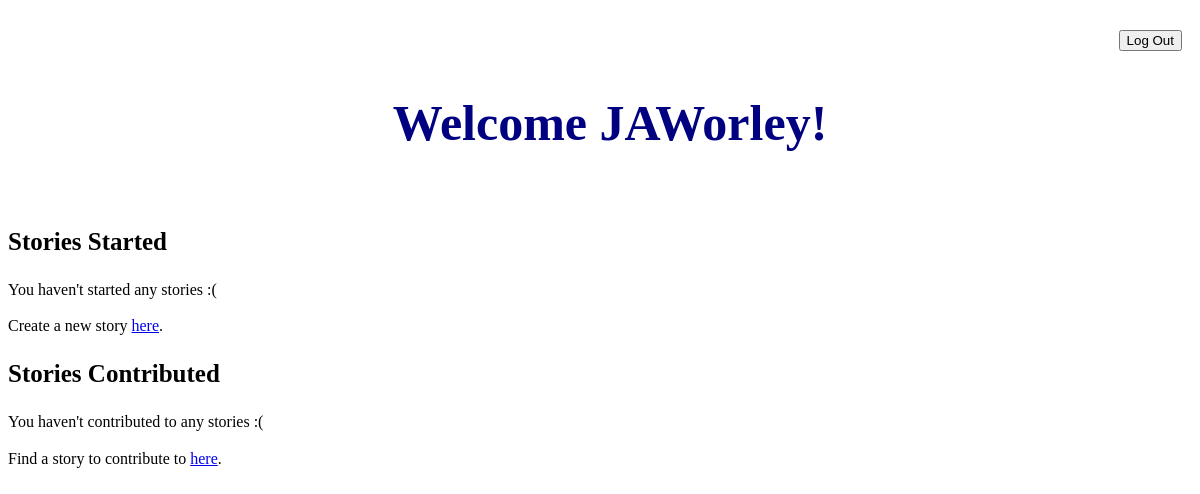
The app's page /index (signed in), older data.
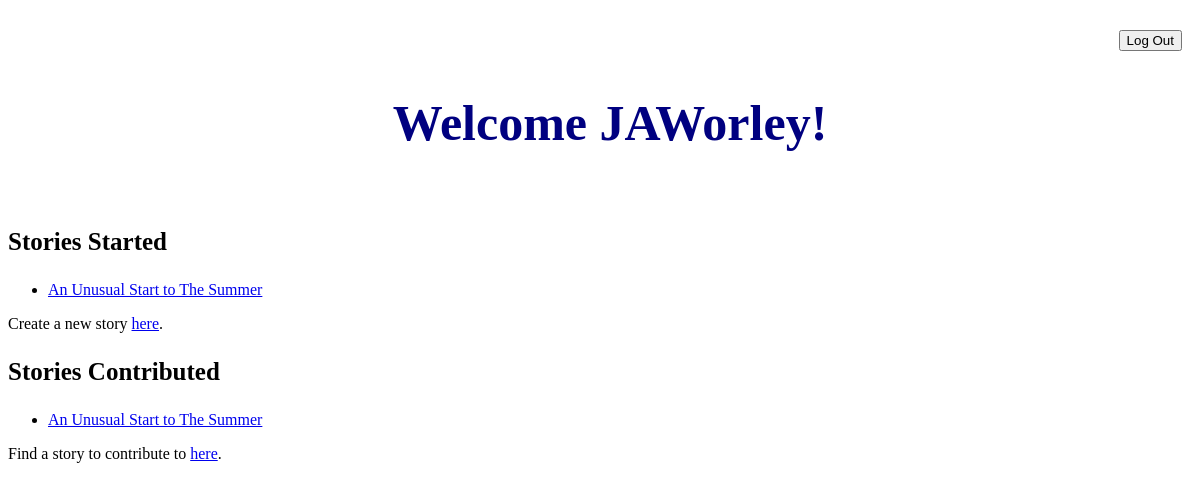
The same page, newer data.
### tables this page shows
CREATE TABLE stories (
                    storyID     INTEGER PRIMARY KEY,
                    title       TEXT,
                    summary     TEXT,
                    usrID       INTEGER
                );

### __init__.py (the view)
@app.route("/")
@app.route("/index")
def index():
    if 'username' in session:
        '''Get the stories they've contributed to via user id
            preferably in a certain type of format (probs make sep method for this)'''
        return render_template(
            "homepage.html",
            username = session['username'],
            currUsrSess = currentUser(session['user_id'])
        )
    '''If not logged in redirected to guest page'''
    return render_template("landing_site.html")

### cheats.py (called while the page is built)
def execute(command):
    with sqlite3.connect(DB_FILE) as db:
            c = db.cursor()
            result = c.execute(command)
            db.commit()
    return result

### currentUser.py (called while the page is built)
    def get_stories(self):
        data = execute('SELECT * FROM `stories` WHERE `stories`.usrID=%d' % self.id).fetchall()
        if len(data) == 0:
            return None
        stories = list()
        for s in data:
            stories.append(Story(s[0]))
        return stories

    def get_contributions(self):
        data = execute('SELECT storyID FROM `story_db` WHERE `story_db`.usrID=%d' % self.id).fetchall()
        if len(data) == 0:
            return None
        stories = list()
        for s in data:
            stories.append(Story(s[0]))
        return stories

### templates/homepage.html (shortened to what this page needs)
<!DOCTYPE html>
<html>
    <head>
        <link rel="stylesheet" type="text/css" href="/static/css/style.css">
    </head>
    {% block content %}
    <body>
        <div class = "header">
            <div class = "logoutbutton">
                <form action="{{ url_for('logout')}}">
                    <input type="submit", name = "logout", value = "Log Out">
                </form>
            </div>
            <h2> Welcome {{username}}! </h2>
        </div>
        <h3>Stories Started</h3>
            {% if currUsrSess.get_stories() is none %}
                {% set word = 'one' %}
                <p>You haven't started any stories :(</p>
            {% else %}
                {% set word = 'another' %}
                <ul>
                {%  for story in currUsrSess.get_stories() %}
                    <li>
                        <a href="{{ url_for('showStory', id=story.id) }}">{{ story.title }}</a>
                    </li>
                {%  endfor %}
                </ul>
            {% endif %}
        <p>Create a new story <a href="{{ url_for('newStory') }}">here</a>.</p>
        <h3>Stories Contributed</h3>
            {% if currUsrSess.get_contributions() is none %}
                {% set word = 'one' %}
                <p>You haven't contributed to any stories :(</p>
            {% else %}
                {% set word = 'more' %}
                <ul>
                {%  for story in currUsrSess.get_contributions() %}
                    <li>
                        <a href="{{ url_for('showStory', id=story.id) }}">{{ story.title }}</a>
                    </li>
                {%  endfor %}
                </ul>
            {% endif %}
            <p>Find a story to contribute to <a href="{{ url_for('stories') }}">here</a>.</p>
    </body>
    {% endblock content %}
</html>

Row changes from the older to the newer data that the page shows:
now on this page (row edited): stories: title "An Unusual Start to The Summer"
Text that changed along with them:
text no longer shown: "You haven't started any stories :( You haven't contributed to any stories :("
